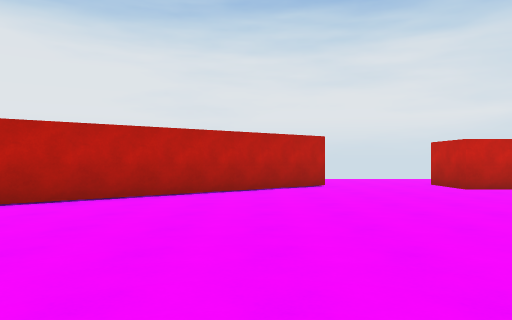
[1] (above)

17 first-person views from a walk through a Unity game level. The camera is 1.4 m above the floor, looks level and sees 70° across. The floor is counted in squares, 2 m on a side. Each view is taken from the middle of a square. On the plan, view 1 faces up. The plan holds only what a view shows up to about 11 squares ahead; the rest is blank. The place goes on beyond the plan.

[2]
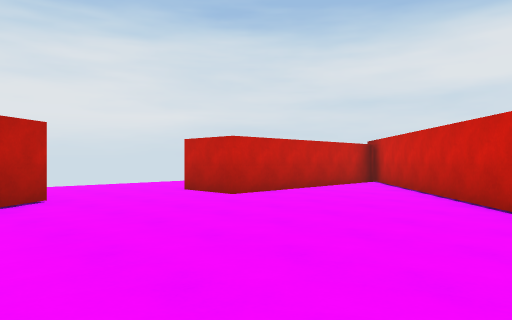

[3]
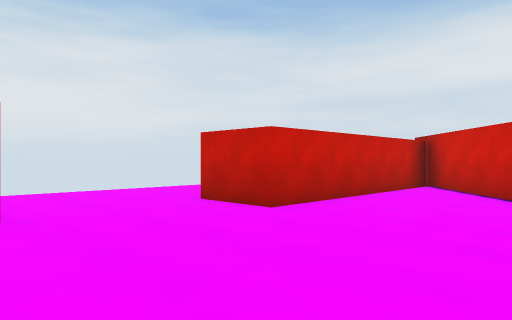

[4]
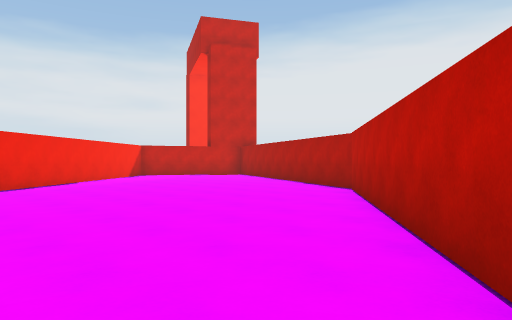

[5]
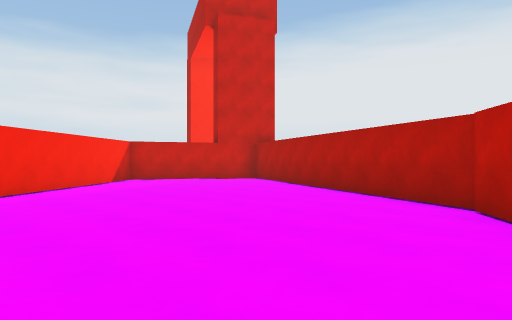

[6]
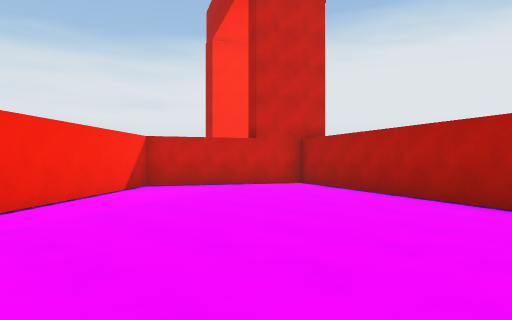

[7]
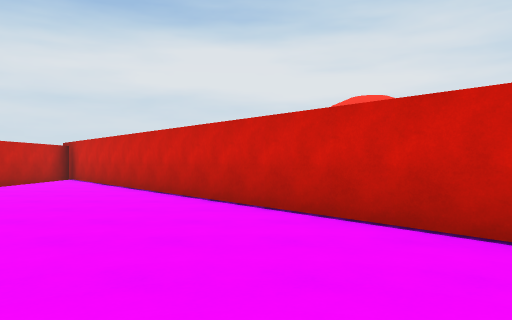

[8]
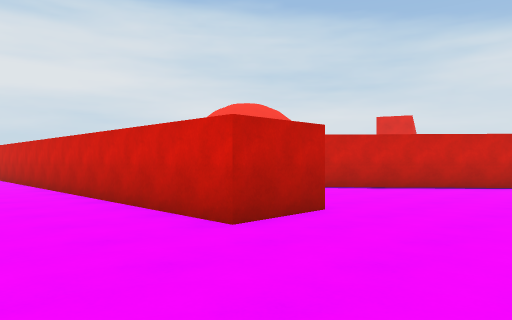

[9]
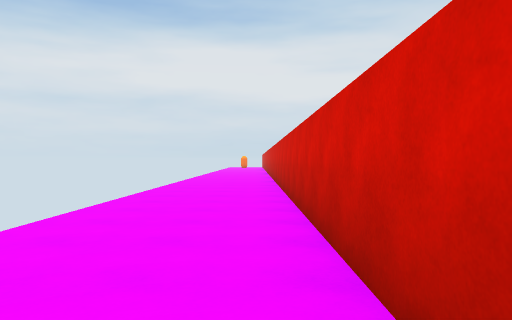

[10]
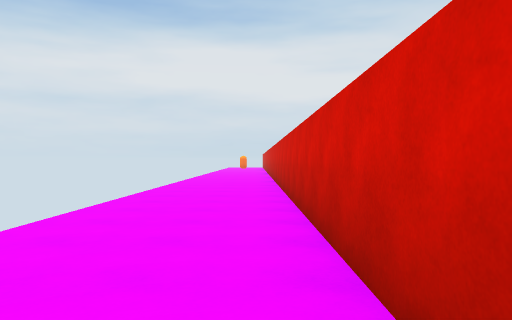

[11]
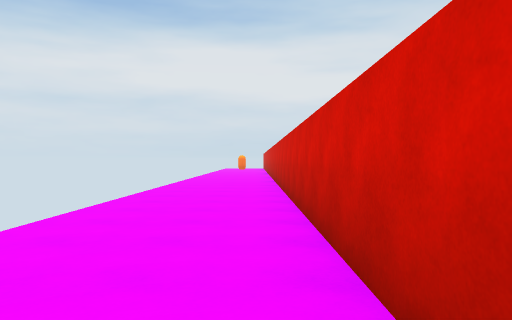

[12]
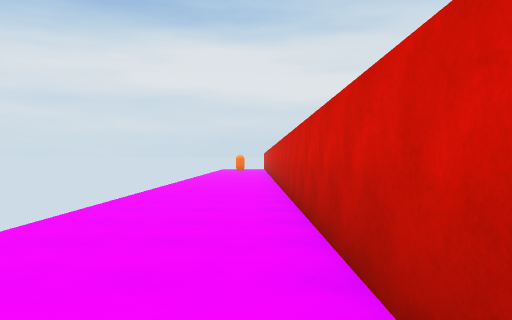

[13]
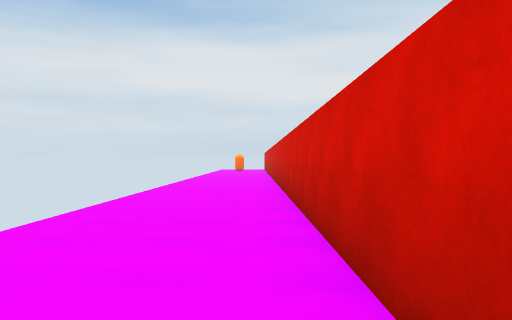

[14]
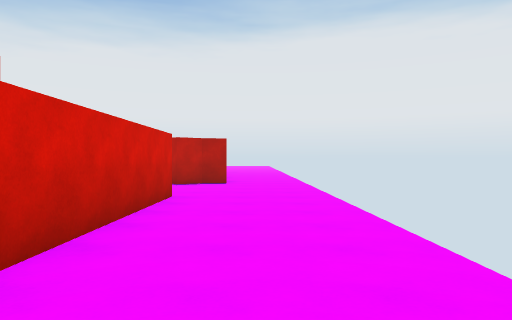

[15]
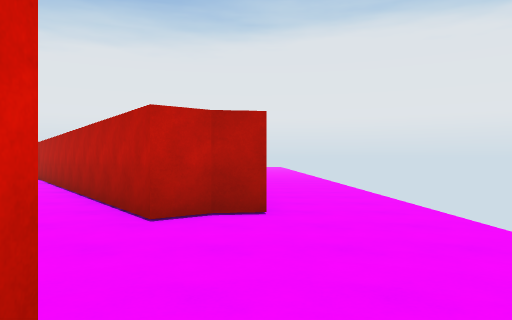

[16]
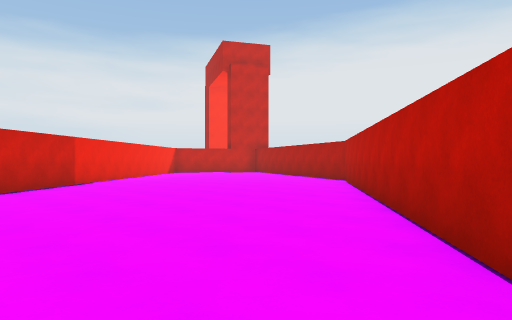

[17]
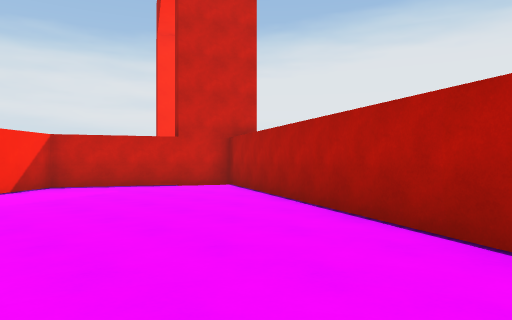

### Floor plan
Points are (right, up) in squares from view 1. A wall is a line through its corners. A room is listed if a view was taken in it or the views show most of it. See-through windows are left out.
Room 1 (views 1, 2, 3, 4, 5, 6, 7, 8, 9, 10, 11, 12, 13, 14, 15, 16, 17)
walls: (1.3, 11.2) (1.4, 10.4) (1.9, 9.8) (-6.7, 3.5) (-10.8, -4.9) (-6.8, -6.9) (11, 8.6) (5, 8.6) (5, 10.4) (25.5, 10.4)
ways out: opening at (0, 12.5)

Where each view was taken, in squares from view 1:
view 1: 0 up, 0 right, facing up
view 2: 3 up, 0 right, facing up-right
view 3: 5 up, 1 right, facing up-right
view 4: 8 up, 1 right, facing down-left
view 5: 5 up, 1 left, facing down-left
view 6: 2 up, 2 left, facing down-left
view 7: 2 up, 2 left, facing right
view 8: 13 up, 2 right, facing down-right
view 9: 11 up, 9 right, facing right
view 10: 11 up, 11 right, facing right
view 11: 11 up, 14 right, facing right
view 12: 11 up, 17 right, facing right
view 13: 11 up, 18 right, facing right
view 14: 12 up, 12 right, facing left
view 15: 11 up, 6 right, facing left
view 16: 10 up, 4 right, facing down-left
view 17: 3 up, 4 left, facing down-left
